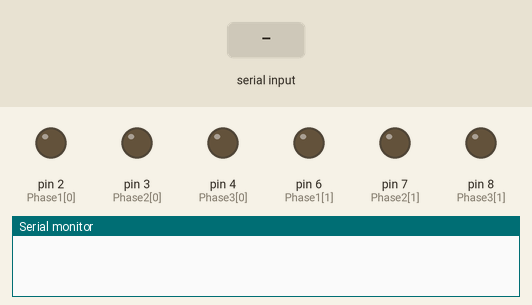
A sketch run on a simulated Arduino Uno, built with avr-gcc and run on an emulated ATmega328P. Parts: output pins drawn as LEDs (lit = HIGH), the last lines printed to the serial monitor. The inputs (shaded band) are chosen by the test bench.

Above: at 1.2 s.
1.3 s: "f" received over Serial
At 2.4 s:
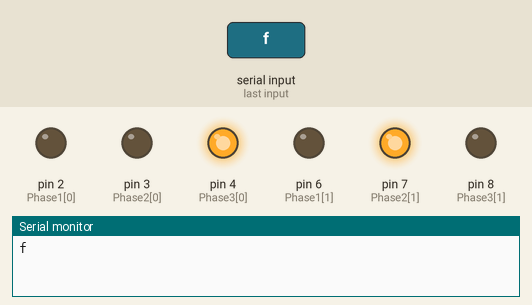
2.8 s: "S" received over Serial
4.3 s: "p" received over Serial
Timing chart, 0 to 7.3 s (numbered marks = the images above; inputs shaded):
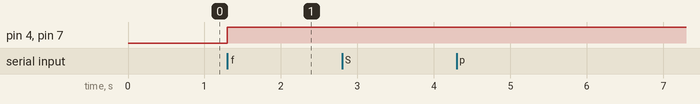

The sketch:

bldc_4npn.ino
```cpp
int Phase1[2]={2,6};
int Phase2[2]={3,7};
int Phase3[2]={4,8};

int incomingByte=0;
int D=100;

void setup() {
  // initialize serial communication:
  Serial.begin(9600);
  pinMode(Phase1[0],OUTPUT);
  pinMode(Phase2[0],OUTPUT);
  pinMode(Phase3[0],OUTPUT);
  pinMode(Phase1[1],OUTPUT);
  pinMode(Phase2[1],OUTPUT);
  pinMode(Phase3[1],OUTPUT);

//pnp transistors -shwitch off
digitalWrite(Phase1[0], LOW);
digitalWrite(Phase2[0], LOW);
digitalWrite(Phase3[0], LOW);

digitalWrite(Phase1[1], LOW);
digitalWrite(Phase2[1], LOW);
digitalWrite(Phase3[1], LOW);
}

// the loop routine runs over and over again forever:
void loop() {
  if (Serial.available() > 0) {
      // read the oldest byte in the serial buffer:
      incomingByte = Serial.read();
      // if it's a capital H (ASCII 72), turn on the LED:
      if (incomingByte == 'S') {
        Serial.print("S\r\n");
        delay(1000);

      }
      if (incomingByte == 'p'){
        Serial.print("D+\r\n");
        D+=1;
      }
      if (incomingByte == 'm'){
        Serial.print("D-\r\n");
        D-=1;
      }

      if(incomingByte == 'f'){
        Serial.print("f\r\n");
         //full
        nc(Phase3);
        plus(Phase1);
        minus(Phase2);
        //com2
        nc(Phase2);
        minus(Phase3);
        //com3
        nc(Phase1);
        plus(Phase2);
        //com4
        nc(Phase3);
        minus(Phase1);
        //com5
        nc(Phase2);
        plus(Phase3);
        //com6
        nc(Phase1);
        minus(Phase2);
        delay(D);

        }
  }


}

void plus(int Phase[]){
digitalWrite(Phase[1], LOW);
//delayMicroseconds(2);
digitalWrite(Phase[0], HIGH);
}

void minus(int Phase[]){
 digitalWrite(Phase[1], HIGH);
 //delayMicroseconds(2);
digitalWrite(Phase[0], LOW);
}

void nc(int Phase[]){
digitalWrite(Phase[0], LOW);
//delayMicroseconds(2);
digitalWrite(Phase[1], LOW);
}
```

Measured:
- after the input at 1.3 s, pin 4 (Phase3[0]), pin 7 (Phase2[1]): LOW → HIGH at once
